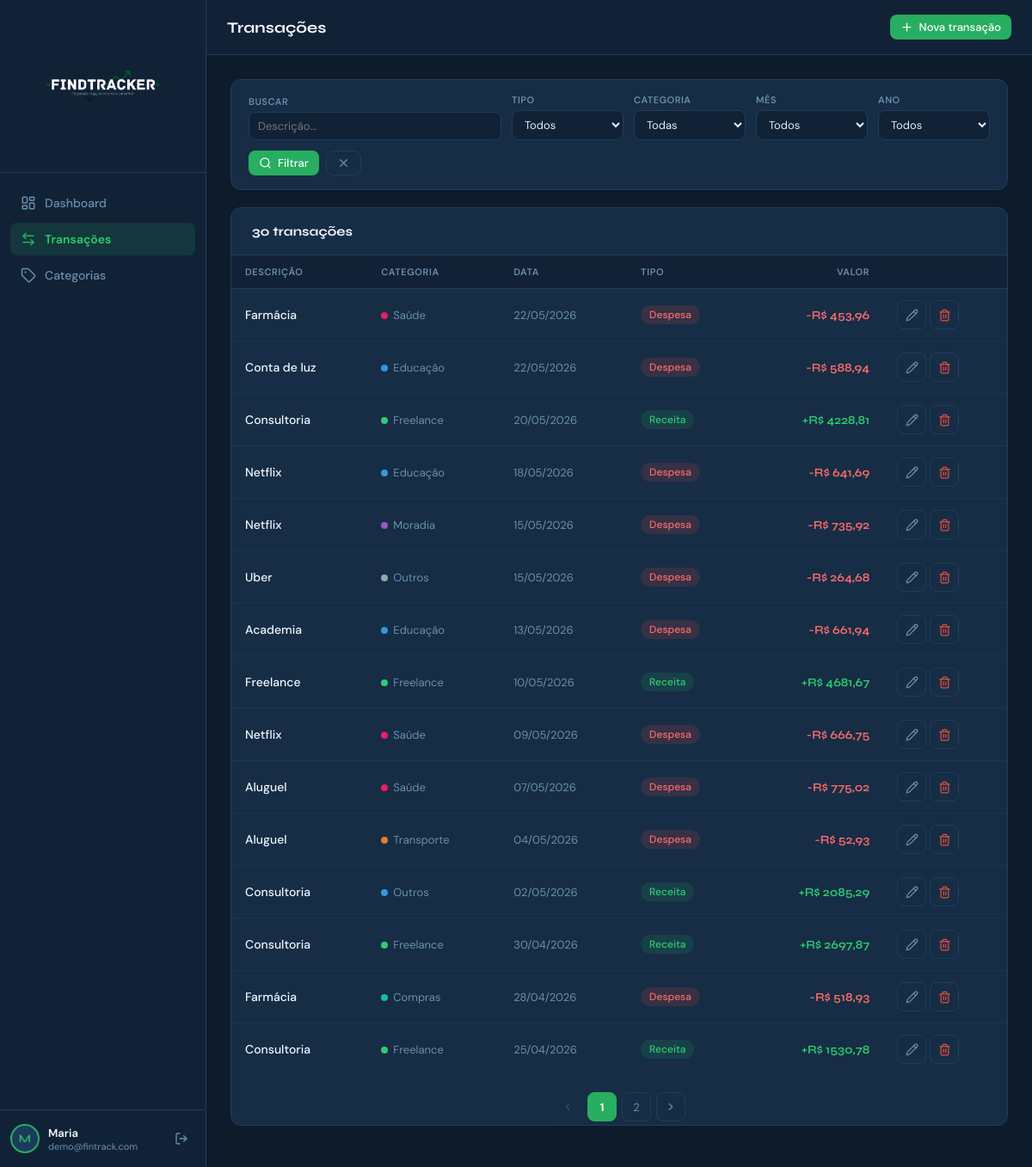
The page /transactions (signed in) on the database its author committed.
### models/models.py (models this page shows, shortened)
class User(UserMixin, db.Model):
    __tablename__ = 'users'
    id           = db.Column(db.Integer, primary_key=True)
    name         = db.Column(db.String(120), nullable=False)
    email        = db.Column(db.String(150), unique=True, nullable=False)
    password_hash= db.Column(db.String(256), nullable=False)
    created_at   = db.Column(db.DateTime, default=datetime.utcnow)
    transactions = db.relationship('Transaction', backref='user', lazy=True, cascade='all, delete-orphan')
    categories   = db.relationship('Category',    backref='user', lazy=True, cascade='all, delete-orphan')

class Transaction(db.Model):
    __tablename__ = 'transactions'
    id          = db.Column(db.Integer, primary_key=True)
    description = db.Column(db.String(200), nullable=False)
    amount      = db.Column(db.Float, nullable=False)
    type        = db.Column(db.String(10), nullable=False)  # 'income' | 'expense'
    date        = db.Column(db.Date, nullable=False, default=datetime.utcnow)
    notes       = db.Column(db.Text, default='')
    user_id     = db.Column(db.Integer, db.ForeignKey('users.id'),    nullable=False)
    category_id = db.Column(db.Integer, db.ForeignKey('categories.id'), nullable=True)
    created_at  = db.Column(db.DateTime, default=datetime.utcnow)

class Category(db.Model):
    __tablename__ = 'categories'
    id      = db.Column(db.Integer, primary_key=True)
    name    = db.Column(db.String(80), nullable=False)
    icon    = db.Column(db.String(40), default='tag')
    color   = db.Column(db.String(7),  default='#27AE60')
    type    = db.Column(db.String(10), nullable=False)   # 'income' | 'expense'
    user_id = db.Column(db.Integer, db.ForeignKey('users.id'), nullable=False)
    transactions = db.relationship('Transaction', backref='category', lazy=True)

### routes/main.py (the view)
@main_bp.route('/transactions')
@login_required
def transactions():
    page     = request.args.get('page', 1, type=int)
    ttype    = request.args.get('type', '')
    cat_id   = request.args.get('category', 0, type=int)
    month    = request.args.get('month', 0, type=int)
    year     = request.args.get('year',  0, type=int)
    search   = request.args.get('search', '')
    q = Transaction.query.filter_by(user_id=current_user.id)
    if ttype:    q = q.filter_by(type=ttype)
    if cat_id:   q = q.filter_by(category_id=cat_id)
    if month:    q = q.filter(extract('month', Transaction.date) == month)
    if year:     q = q.filter(extract('year',  Transaction.date) == year)
    if search:   q = q.filter(Transaction.description.ilike(f'%{search}%'))
    transactions = q.order_by(Transaction.date.desc(), Transaction.id.desc()).paginate(page=page, per_page=15)
    categories   = Category.query.filter_by(user_id=current_user.id).order_by(Category.name).all()
    today        = date.today()
    return render_template('transactions.html',
        transactions=transactions,
        categories=categories,
        filters={'type': ttype, 'category': cat_id, 'month': month, 'year': year, 'search': search},
        today=today,
        years=list(range(today.year - 3, today.year + 1))
    )

### app.py (called while the page is built)
def create_app():
    app = Flask(__name__)
    app.config['SECRET_KEY']          = os.environ.get('SECRET_KEY', 'fintrack-secret-2025-change-me')
    app.config['SQLALCHEMY_DATABASE_URI']        = 'sqlite:///fintrack.db'
    app.config['SQLALCHEMY_TRACK_MODIFICATIONS'] = False
    db.init_app(app)
    login_manager = LoginManager(app)
    login_manager.login_view     = 'auth.login'
    login_manager.login_message  = 'Faça login para continuar.'
    login_manager.login_message_category = 'info'
    @login_manager.user_loader
    def load_user(user_id):
        return User.query.get(int(user_id))
    app.register_blueprint(auth_bp)
    app.register_blueprint(main_bp)
    with app.app_context():
        db.create_all()
    return app

### templates/transactions.html (shortened to what this page needs)
{% extends 'base.html' %}
{% block page_title %}Transações{% endblock %}
{% block topbar_actions %}
  <a href="{{ url_for('main.add_transaction') }}" class="btn btn-primary btn-sm">
    <i data-lucide="plus"></i> Nova transação
  </a>
{% endblock %}
{% block content %}
<form method="GET" class="filters-bar">
  <div class="filter-group" style="flex:2;min-width:180px">
    <label class="filter-label">Buscar</label>
    <input type="text" name="search" class="filter-control" placeholder="Descrição..." value="{{ filters.search }}">
  </div>
  <div class="filter-group">
    <label class="filter-label">Tipo</label>
    <select name="type" class="filter-control">
      <option value="">Todos</option>
    </select>
  </div>
  <div class="filter-group">
    <label class="filter-label">Categoria</label>
    <select name="category" class="filter-control">
      <option value="">Todas</option>
    </select>
  </div>
  <div class="filter-group">
    <label class="filter-label">Mês</label>
    <select name="month" class="filter-control">
      <option value="">Todos</option>
    </select>
  </div>
  <div class="filter-group">
    <label class="filter-label">Ano</label>
    <select name="year" class="filter-control">
      <option value="">Todos</option>
    </select>
  </div>
  <div style="display:flex;gap:8px;align-items:flex-end">
    <button type="submit" class="btn btn-primary btn-sm"><i data-lucide="search"></i> Filtrar</button>
    <a href="{{ url_for('main.transactions') }}" class="btn btn-ghost btn-sm"><i data-lucide="x"></i></a>
  </div>
</form>
<div class="table-card">
  <div class="table-header">
    <span class="table-title">
      {{ transactions.total }} transaç{{ 'ão' if transactions.total == 1 else 'ões' }}
    </span>
  </div>
  {% if transactions.items %}
  <table>
    <thead>
      <tr>
        <th>Descrição</th>
        <th>Categoria</th>
        <th>Data</th>
        <th>Tipo</th>
        <th class="text-right">Valor</th>
        <th></th>
      </tr>
    </thead>
    <tbody>
      {% for tx in transactions.items %}
      <tr>
        <td class="td-desc">
          {{ tx.description }}
        </td>
        <td>
          {% if tx.category %}
          <span style="display:inline-flex;align-items:center;gap:6px">
            <span style="width:8px;height:8px;border-radius:50%;background:{{ tx.category.color }};display:inline-block;flex-shrink:0"></span>
            <span style="font-size:13px;color:var(--muted)">{{ tx.category.name }}</span>
          </span>
          {% else %}<span style="color:var(--muted2);font-size:13px">—</span>{% endif %}
        </td>
        <td style="color:var(--muted);font-size:13px;white-space:nowrap">{{ tx.date.strftime('%d/%m/%Y') }}</td>
        <td><span class="badge badge-{{ tx.type }}">{{ 'Receita' if tx.type == 'income' else 'Despesa' }}</span></td>
        <td class="text-right amount-{{ tx.type }}" style="white-space:nowrap">
          {{ '+' if tx.type == 'income' else '-' }}R$ {{ '%.2f'|format(tx.amount)|replace('.',',') }}
        </td>
        <td>
          <div class="tx-actions">
            <a href="{{ url_for('main.edit_transaction', tx_id=tx.id) }}" class="btn btn-ghost btn-icon btn-sm" title="Editar">
              <i data-lucide="pencil"></i>
            </a>
            <form method="POST" action="{{ url_for('main.delete_transaction', tx_id=tx.id) }}"
                  onsubmit="return confirm('Remover esta transação?')">
              <button type="submit" class="btn btn-ghost btn-icon btn-sm" title="Excluir" style="color:var(--red)">
                <i data-lucide="trash-2"></i>
              </button>
            </form>
          </div>
        </td>
      </tr>
      {% endfor %}
    </tbody>
  </table>
  {% if transactions.pages > 1 %}
  <div class="pagination">
    <a href="{{ url_for('main.transactions', page=transactions.prev_num, **filters) if transactions.has_prev else '#' }}"
       class="page-link {{ 'disabled' if not transactions.has_prev }}">
      <i data-lucide="chevron-left" style="width:14px;height:14px"></i>
    </a>
    {% for p in transactions.iter_pages(left_edge=1, right_edge=1, left_current=2, right_current=2) %}
      {% if p %}
        <a href="{{ url_for('main.transactions', page=p, **filters) }}"
           class="page-link {{ 'active' if p == transactions.page }}">{{ p }}</a>
      {% else %}
        <span class="page-link disabled">…</span>
      {% endif %}
    {% endfor %}
    <a href="{{ url_for('main.transactions', page=transactions.next_num, **filters) if transactions.has_next else '#' }}"
       class="page-link {{ 'disabled' if not transactions.has_next }}">
      <i data-lucide="chevron-right" style="width:14px;height:14px"></i>
    </a>
  </div>
  {% endif %}
  {% endif %}
</div>
{% endblock %}

### templates/base.html (shortened to what this page needs)
<!DOCTYPE html>
<html lang="pt-BR">
<head>
  <link rel="stylesheet" href="{{ url_for('static', filename='css/style.css') }}">
</head>
<body>
{% if current_user.is_authenticated %}
<aside class="sidebar" id="sidebar">
  <div class="sidebar-logo">
  <img src="{{ url_for('static', filename='img/logo-dark.png') }}" alt="FinTrack" class="sidebar-logo-img">
</div>
  <nav class="sidebar-nav">
    <a href="{{ url_for('main.dashboard') }}"    class="nav-item {% if request.endpoint == 'main.dashboard'    %}active{% endif %}">
      <i data-lucide="layout-dashboard"></i><span>Dashboard</span>
    </a>
    <a href="{{ url_for('main.transactions') }}" class="nav-item {% if 'transaction' in request.endpoint %}active{% endif %}">
      <i data-lucide="arrow-left-right"></i><span>Transações</span>
    </a>
    <a href="{{ url_for('main.categories') }}"   class="nav-item {% if 'categor' in request.endpoint %}active{% endif %}">
      <i data-lucide="tag"></i><span>Categorias</span>
    </a>
  </nav>
  <div class="sidebar-footer">
    <div class="user-info">
      <div class="user-avatar">{{ current_user.name[0].upper() }}</div>
      <div class="user-details">
        <span class="user-name">{{ current_user.name.split()[0] }}</span>
        <span class="user-email">{{ current_user.email }}</span>
      </div>
    </div>
    <a href="{{ url_for('auth.logout') }}" class="logout-btn" title="Sair">
      <i data-lucide="log-out"></i>
    </a>
  </div>
</aside>
<div class="main-wrap">
  <header class="topbar">
    <div class="topbar-title">{% block page_title %}{% endblock %}</div>
    <div class="topbar-actions">{% block topbar_actions %}{% endblock %}</div>
  </header>
  <main class="page-content">
    {% block content %}{% endblock %}
  </main>
</div>
{% endif %}
</body>
</html>

### rows shown on the page
User: name "M", name "Maria", email "demo@fintrack.com"
Transaction: description "Farmácia", category.name "Saúde", date "22/05/2026", type "Despesa", type "-", amount "453,96"
Transaction: description "Conta de luz", category.name "Educação", date "22/05/2026", type "Despesa", type "-", amount "588,94"
Transaction: description "Consultoria", category.name "Freelance", date "20/05/2026", type "Receita", type "+", amount "4228,81"
Transaction: description "Netflix", category.name "Educação", date "18/05/2026", type "Despesa", type "-", amount "641,69"
Transaction: description "Netflix", category.name "Moradia", date "15/05/2026", type "Despesa", type "-", amount "735,92"
Transaction: description "Uber", category.name "Outros", date "15/05/2026", type "Despesa", type "-", amount "264,68"
Transaction: description "Academia", category.name "Educação", date "13/05/2026", type "Despesa", type "-", amount "661,94"
Transaction: description "Freelance", category.name "Freelance", date "10/05/2026", type "Receita", type "+", amount "4681,67"
Transaction: description "Netflix", category.name "Saúde", date "09/05/2026", type "Despesa", type "-", amount "666,75"
Transaction: description "Aluguel", category.name "Saúde", date "07/05/2026", type "Despesa", type "-", amount "775,02"
Transaction: description "Aluguel", category.name "Transporte", date "04/05/2026", type "Despesa", type "-", amount "52,93"
Transaction: description "Consultoria", category.name "Outros", date "02/05/2026", type "Receita", type "+", amount "2085,29"
Transaction: description "Consultoria", category.name "Freelance", date "30/04/2026", type "Receita", type "+", amount "2697,87"
Transaction: description "Farmácia", category.name "Compras", date "28/04/2026", type "Despesa", type "-", amount "518,93"
Transaction: description "Consultoria", category.name "Freelance", date "25/04/2026", type "Receita", type "+", amount "1530,78"

### other values the page prints
{{ transactions.total }} "30"
{{ 'ão' if transactions.total == 1 else 'ões' }} "ões"
{{ p }} "1" "2"
